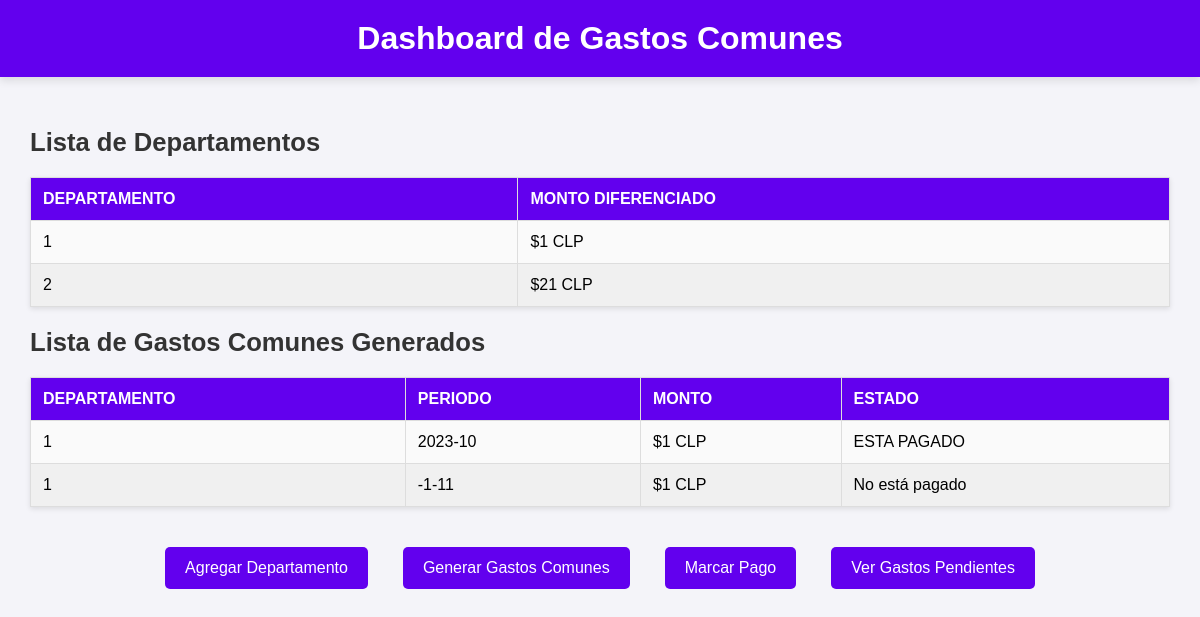
Page /api/ on the earlier database version.
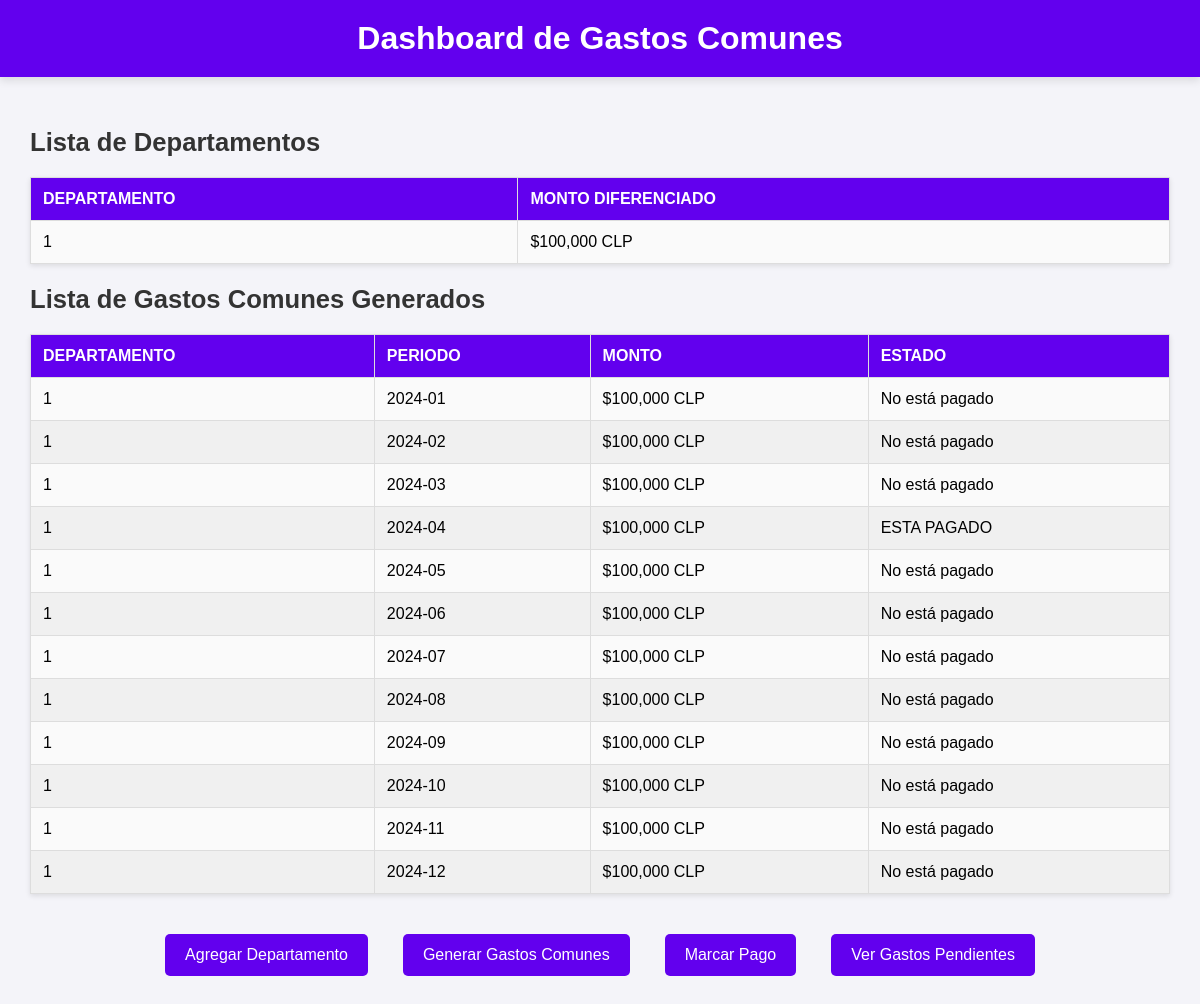
Same page on the later database version.
### core/models.py (models this page shows, shortened)
class GastoComun(models.Model):
    departamento = models.ForeignKey(Departamento, related_name='gastos', on_delete=models.CASCADE)
    periodo = models.CharField(max_length=7)  # Formato Año-Mes (Ej: "2024-11")
    monto = models.IntegerField()
    pagado = models.BooleanField(default=False)
    fecha_pago = models.DateField(null=True, blank=True)

### core/views.py (the view)
# urls.py: path('', views.dashboard, name='dashboard'),
def dashboard(request):
    gastos_pendientes = GastoComun.objects.filter(pagado=False).values(
        'departamento__numero', 'periodo', 'monto'
    )
    gastos_pendientes = [
        {
            "departamento": gasto["departamento__numero"],
            "periodo": gasto["periodo"],
            "monto": f"${gasto['monto']:,.0f} CLP"
        }
        for gasto in gastos_pendientes
    ]
    departamentos = Departamento.objects.all().values('numero', 'monto_diferenciado')
    departamentos = [
        {
            "numero": dept["numero"],
            "monto_diferenciado": f"${dept['monto_diferenciado']:,.0f} CLP"
        }
        for dept in departamentos
    ]
    gastos_comunes = GastoComun.objects.all()
    gastos_comunes = [
    {
        "departamento": gasto.departamento.numero,  # Accedemos al atributo `numero` del departamento
        "monto": f"${gasto.monto:,.0f} CLP",        # Formateamos el monto
        "periodo": gasto.periodo,                    # Accedemos al periodo
        "pagado": gasto.pagado,                       # El estado actual de pago
        "estado_pago": "ESTA PAGADO" if gasto.pagado else "No está pagado"  # Si pagado es True o False, mostramos el mensaje correspondiente
    }
    for gasto in gastos_comunes
]
    return render(request, 'dashboard.html', {
        "gastos_pendientes": gastos_pendientes,
        "departamentos": departamentos,
        "gastos_comunes": gastos_comunes
    })

### core/templates/dashboard.html (shortened to what this page needs)
<!DOCTYPE html>
<html lang="en">
<head>
</head>
<body>
    <header>
        <h1>Dashboard de Gastos Comunes</h1>
    </header>
    <main>
        <section>
            <h2>Lista de Departamentos</h2>
            <table>
                <thead>
                    <tr>
                        <th>Departamento</th>
                        <th>Monto Diferenciado</th>
                    </tr>
                </thead>
                <tbody>
                    {% for departamento in departamentos %}
                    <tr>
                        <td>{{ departamento.numero }}</td>
                        <td>{{ departamento.monto_diferenciado }}</td>
                    </tr>
                    {% endfor %}
                </tbody>
            </table>
        </section>
        <section>
            <h2>Lista de Gastos Comunes Generados</h2>
            <table>
                <thead>
                    <tr>
                        <th>Departamento</th>
                        <th>Periodo</th>
                        <th>Monto</th>
                        <th>Estado</th>
                    </tr>
                </thead>
                <tbody>
                    {% for gasto in gastos_comunes %}
                    <tr>
                        <td>{{ gasto.departamento }}</td>
                        <td>{{ gasto.periodo }}</td>
                        <td>{{ gasto.monto }}</td>
                        <td>{{ gasto.estado_pago }}</td>
                    </tr>
                    {% endfor %}
                </tbody>
            </table>
        </section>
        <div class="button-container">
            <a href="/api/departamento/agregar">
                <button>Agregar Departamento</button>
            </a>
            <a href="/api/gastos/comunes">
                <button>Generar Gastos Comunes</button>
            </a>
            <a href="/api/pago/marcar/">
                <button>Marcar Pago</button>
            </a>
            <a href="/api/gastos/pendientes/">
                <button>Ver Gastos Pendientes</button>
            </a>
        </div>
    </main>
</body>
</html>

### core/templates/dashboard.html (style rules this page uses)
body { font-family: 'Arial', sans-serif; margin: 0; padding: 0; background-color: #f4f4f9; }
header { background-color: #6200ee; color: white; padding: 20px; text-align: center; box-shadow: 0 4px 8px rgba(0, 0, 0, 0.1); }
header h1 { margin: 0; }
main { padding: 30px; }
h2 { color: #333; margin-bottom: 15px; font-size: 1.6em; }
table { width: 100%; border-collapse: collapse; margin: 20px 0; background-color: white; box-shadow: 0 2px 5px rgba(0, 0, 0, 0.1); }
table, th, td { border: 1px solid #ddd; }
th, td { padding: 12px; text-align: left; }
th { background-color: #6200ee; color: white; text-transform: uppercase; }
td { background-color: #fafafa; }
tr:nth-child(even) td { background-color: #f0f0f0; }
button { background-color: #6200ee; color: white; border: none; padding: 12px 20px; margin: 10px; cursor: pointer; border-radius: 5px; font-size: 16px; transition: background-color 0.3s ease; }
.button-container { display: flex; flex-wrap: wrap; gap: 15px; justify-content: center; margin-top: 30px; }
.button-container a { text-decoration: none; }

Differences in the rows shown:
removed GastoComun: periodo "2023-10"
removed GastoComun: periodo "-1-11"
added GastoComun: periodo "2024-01"
added GastoComun: periodo "2024-02"
added GastoComun: periodo "2024-03"
added GastoComun: periodo "2024-04"
added GastoComun: periodo "2024-05"
added GastoComun: periodo "2024-06"
added GastoComun: periodo "2024-07"
added GastoComun: periodo "2024-08"
added GastoComun: periodo "2024-09"
added GastoComun: periodo "2024-10"
added GastoComun: periodo "2024-11"
added GastoComun: periodo "2024-12"
Other differences:
new list line: "1 $100,000 CLP"
new list line: "1 $100,000 CLP No está pagado"
new list line: "1 $100,000 CLP ESTA PAGADO"
list line gone: "1 $1 CLP"
list line gone: "2 $21 CLP"
list line gone: "1 $1 CLP ESTA PAGADO"
list line gone: "1 $1 CLP No está pagado"
